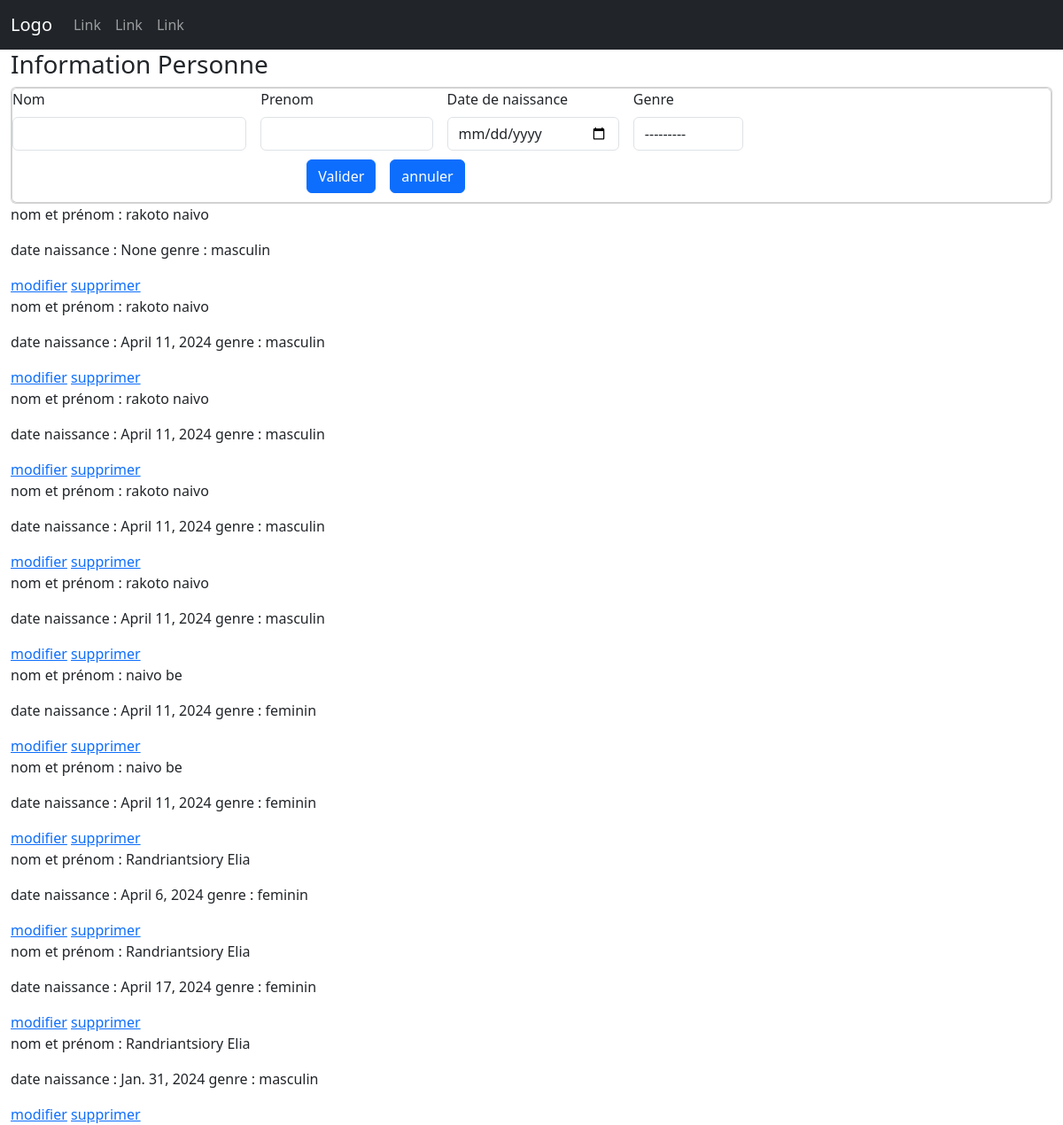
Before: / with the older database file.
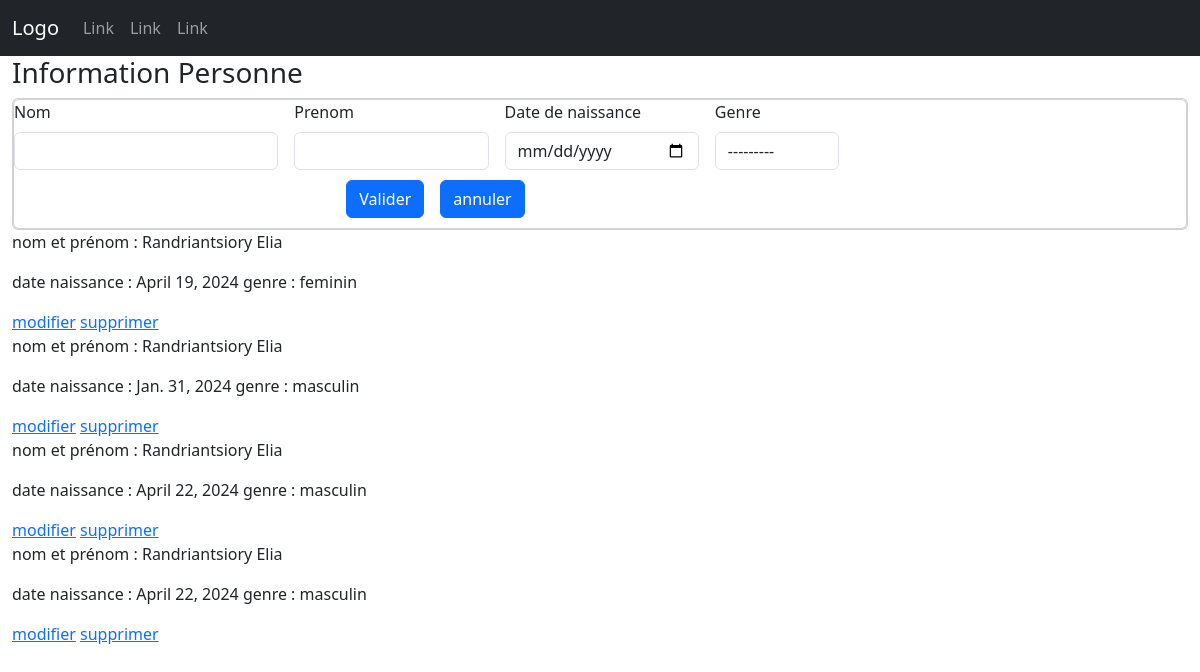
After: the same page with the newer database file.
### Personne/models.py (models this page shows)
class Personne(models.Model):
    OPTIONS = (
        ('masculin', 'masculin'),
        ('feminin', 'feminin'),
    )
    id_personne = models.AutoField(primary_key=True,auto_created=True)
    nom = models.CharField(max_length=100)
    prenom = models.CharField(max_length=100)
    date_naissance = models.DateField(blank=True, null=True)
    genre = models.CharField(max_length=20, choices=OPTIONS)

### Personne/views.py (the view, shortened to what this page needs)
# urls.py: path("", personne_ajout, name="home"),
def personne_ajout(request):
    personnes = Personne.objects.all()
    context={
        "personne_form":PersonneForm(),
        "personnes" : personnes
    }
    id_form = request.POST.get("id_Utilisateur")
    return render(request, "inscriptionUtilisateur.html",context)

### Personne/forms.py
class PersonneForm(forms.ModelForm):
    class Meta:
        model = Personne
        fields = ("nom", "prenom", "date_naissance", "genre")

### Personne/templates/inscriptionUtilisateur.html (shortened to what this page needs)
{% load static %} {% load widget_tweaks %}
<!DOCTYPE html>
<html lang="en">
  <head>
    <link
      rel="stylesheet"
      href="{% static 'assets/bootstrap-5.3.2-dist/css/bootstrap.css' %}"
    />
    <link rel="stylesheet" href="{% static 'assets/css/styleHome.css' %}" />
  </head>
  <body>
    <nav class="navbar navbar-expand-sm bg-dark navbar-dark">
      <div class="container-fluid">
        <a class="navbar-brand" href="#">Logo</a>
        <div class="collapse navbar-collapse" id="collapsibleNavbar">
          <ul class="navbar-nav">
            <li class="nav-item">
              <a class="nav-link" href="#">Link</a>
            </li>
            <li class="nav-item">
              <a class="nav-link" href="#">Link</a>
            </li>
            <li class="nav-item">
              <a class="nav-link" href="#">Link</a>
            </li>
          </ul>
        </div>
      </div>
    </nav>
    <div class="container-fluid">
      <section id="sectioninscription">
        <h3 id="inscription">Information Personne</h3>
        <div class="card">
          <div class="card">
            <div class="d-flex align-items-center">
              <form action="/personne/ajout" method="post">
                <div class="form_Inscription">
                  <div class="personne row g-3">
                    <div class="col-4">
                      <label for="inputNom" class="form-label">Nom</label>
                      {% render_field personne_form.nom class="form-control" %}
                    </div>
                    <div class="col-3">
                      <label for="input" class="form-label">Prenom</label>
                      {% render_field personne_form.prenom class="form-control" %}
                    </div>
                    <div class="col-3">
                      <label for="input" class="form-label"
                        >Date de naissance</label
                      >
                      <input
                        type="date"
                        name="dateinput"
                        class="form-control"
                        value="{{date_naissance}}"
                      />
                    </div>
                    <div class="col-2">
                      <label for="input" class="form-label">Genre</label>
                      {% render_field personne_form.genre class="form-control" %}
                    </div>
                  </div>
                </div>
                <div class="btn-submit">
                  <div class="d-flex justify-content-center">
                    <button
                      type="submit"
                      class="btn btn-primary mx-2"
                      style="margin: 10px"
                    >
                      Valider
                    </button>
                    <a
                      href="/"
                      class="btn btn-primary mx-2"
                      style="margin: 10px"
                      >annuler</a
                    >
                  </div>
                </div>
              </form>
            </div>
          </div>
        </div>
      </section>
      <section id="listPersonne">
        {% for p in personnes %}
        <div>
          <p>nom et prénom : {{p.nom}} {{p.prenom}}</p>
          <p>date naissance : {{p.date_naissance}} genre : {{p.genre}}</p>
          <a href="modifier/{{p.id_personne}}">modifier</a>
          <a href="supprimer/{{p.id_personne}}">supprimer</a>
        </div>
        {% endfor %}
      </section>
    </div>
  </body>
</html>

### static/assets/css/stylehome.css (style rules this page uses)
#sectioninscription > div > div > div > form > div.form_Inscription { display: flex; flex-direction: column; }
#sectioninscription > div > div > div > form { display: flex; flex-direction: column; }
#sectioninscription > div > div > div > form > div.form_Inscription > div.personne.row.g-3 { margin-right: 10px; }

Changed rows visible on the page:
removed Personne: nom "rakoto", prenom "naivo", date_naissance "None", genre "masculin"
removed Personne: nom "rakoto", prenom "naivo", date_naissance "April 11, 2024", genre "masculin"
removed Personne: nom "rakoto", prenom "naivo", date_naissance "April 11, 2024", genre "masculin"
removed Personne: nom "rakoto", prenom "naivo", date_naissance "April 11, 2024", genre "masculin"
removed Personne: nom "rakoto", prenom "naivo", date_naissance "April 11, 2024", genre "masculin"
removed Personne: nom "naivo", prenom "be", date_naissance "April 11, 2024", genre "feminin"
removed Personne: nom "naivo", prenom "be", date_naissance "April 11, 2024", genre "feminin"
removed Personne: nom "Randriantsiory", prenom "Elia", date_naissance "April 6, 2024", genre "feminin"
changed Personne "feminin": date_naissance "April 17, 2024" → "April 19, 2024"
added Personne: nom "Randriantsiory", prenom "Elia", date_naissance "April 22, 2024", genre "masculin"
added Personne: nom "Randriantsiory", prenom "Elia", date_naissance "April 22, 2024", genre "masculin"
